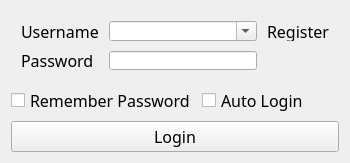
<?xml version="1.0" encoding="UTF-8"?>
<ui version="4.0">
 <class>LoginWindow</class>
 <widget class="QMainWindow" name="LoginWindow">
  <property name="geometry">
   <rect>
    <x>0</x>
    <y>0</y>
    <width>350</width>
    <height>163</height>
   </rect>
  </property>
  <property name="sizePolicy">
   <sizepolicy hsizetype="Fixed" vsizetype="Fixed">
    <horstretch>0</horstretch>
    <verstretch>0</verstretch>
   </sizepolicy>
  </property>
  <property name="minimumSize">
   <size>
    <width>350</width>
    <height>163</height>
   </size>
  </property>
  <property name="maximumSize">
   <size>
    <width>350</width>
    <height>163</height>
   </size>
  </property>
  <property name="font">
   <font>
    <family>宋体</family>
    <pointsize>12</pointsize>
   </font>
  </property>
  <property name="windowTitle">
   <string>ServiceChat</string>
  </property>
  <widget class="QWidget" name="centralWidget">
   <layout class="QVBoxLayout" name="verticalLayout">
    <item>
     <layout class="QGridLayout" name="gridLayout">
      <property name="leftMargin">
       <number>10</number>
      </property>
      <property name="topMargin">
       <number>10</number>
      </property>
      <property name="rightMargin">
       <number>10</number>
      </property>
      <property name="bottomMargin">
       <number>10</number>
      </property>
      <property name="spacing">
       <number>10</number>
      </property>
      <item row="0" column="0">
       <widget class="QLabel" name="usernameLabel">
        <property name="text">
         <string>Username</string>
        </property>
       </widget>
      </item>
      <item row="0" column="1">
       <widget class="QComboBox" name="usernameComboBox">
        <property name="editable">
         <bool>true</bool>
        </property>
       </widget>
      </item>
      <item row="0" column="2">
       <widget class="QLabel" name="registerLabel">
        <property name="text">
         <string>Register</string>
        </property>
       </widget>
      </item>
      <item row="1" column="0">
       <widget class="QLabel" name="passwordLabel">
        <property name="text">
         <string>Password</string>
        </property>
       </widget>
      </item>
      <item row="1" column="1">
       <widget class="QLineEdit" name="passwordLineEdit">
        <property name="echoMode">
         <enum>QLineEdit::Password</enum>
        </property>
       </widget>
      </item>
     </layout>
    </item>
    <item>
     <layout class="QHBoxLayout" name="horizontalLayout">
      <item>
       <widget class="QCheckBox" name="rememberCheckBox">
        <property name="text">
         <string>Remember Password</string>
        </property>
       </widget>
      </item>
      <item>
       <widget class="QCheckBox" name="autoCheckBox">
        <property name="text">
         <string>Auto Login</string>
        </property>
       </widget>
      </item>
     </layout>
    </item>
    <item>
     <widget class="QPushButton" name="loginPushButton">
      <property name="sizePolicy">
       <sizepolicy hsizetype="Minimum" vsizetype="Expanding">
        <horstretch>0</horstretch>
        <verstretch>0</verstretch>
       </sizepolicy>
      </property>
      <property name="text">
       <string>Login</string>
      </property>
      <property name="shortcut">
       <string>Return</string>
      </property>
     </widget>
    </item>
   </layout>
  </widget>
 </widget>
 <layoutdefault spacing="6" margin="11"/>
 <resources/>
 <connections/>
</ui>
